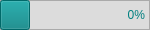
   <widget class="QFrame" name="cpudfrme">
    <property name="geometry">
     <rect>
      <x>5</x>
      <y>70</y>
      <width>150</width>
      <height>30</height>
     </rect>
    </property>
    <property name="sizePolicy">
     <sizepolicy hsizetype="Fixed" vsizetype="Fixed">
      <horstretch>0</horstretch>
      <verstretch>0</verstretch>
     </sizepolicy>
    </property>
    <property name="minimumSize">
     <size>
      <width>150</width>
      <height>30</height>
     </size>
    </property>
    <property name="maximumSize">
     <size>
      <width>150</width>
      <height>30</height>
     </size>
    </property>
    <property name="styleSheet">
     <string notr="true">background-color: #dcdcdc;</string>
    </property>
    <property name="frameShape">
     <enum>QFrame::StyledPanel</enum>
    </property>
    <property name="frameShadow">
     <enum>QFrame::Raised</enum>
    </property>
    <widget class="QPushButton" name="cpudbutn">
     <property name="enabled">
      <bool>false</bool>
     </property>
     <property name="geometry">
      <rect>
       <x>0</x>
       <y>0</y>
       <width>30</width>
       <height>30</height>
      </rect>
     </property>
     <property name="sizePolicy">
      <sizepolicy hsizetype="Fixed" vsizetype="Fixed">
       <horstretch>0</horstretch>
       <verstretch>0</verstretch>
      </sizepolicy>
     </property>
     <property name="minimumSize">
      <size>
       <width>30</width>
       <height>30</height>
      </size>
     </property>
     <property name="maximumSize">
      <size>
       <width>30</width>
       <height>30</height>
      </size>
     </property>
     <property name="styleSheet">
      <string notr="true">background-color: #008080;</string>
     </property>
     <property name="text">
      <string/>
     </property>
    </widget>
    <widget class="QLabel" name="cpudicon">
     <property name="geometry">
      <rect>
       <x>5</x>
       <y>5</y>
       <width>20</width>
       <height>20</height>
      </rect>
     </property>
     <property name="sizePolicy">
      <sizepolicy hsizetype="Fixed" vsizetype="Fixed">
       <horstretch>0</horstretch>
       <verstretch>0</verstretch>
      </sizepolicy>
     </property>
     <property name="minimumSize">
      <size>
       <width>20</width>
       <height>20</height>
      </size>
     </property>
     <property name="maximumSize">
      <size>
       <width>20</width>
       <height>20</height>
      </size>
     </property>
     <property name="styleSheet">
      <string notr="true">background-color: rgba(0,0,0,0);</string>
     </property>
     <property name="text">
      <string/>
     </property>
     <property name="pixmap">
      <pixmap resource="procwind.qrc">:/procwind/images/cpud.png</pixmap>
     </property>
     <property name="scaledContents">
      <bool>true</bool>
     </property>
     <property name="alignment">
      <set>Qt::AlignCenter</set>
     </property>
    </widget>
    <widget class="QLabel" name="cpudtext">
     <property name="geometry">
      <rect>
       <x>35</x>
       <y>5</y>
       <width>110</width>
       <height>20</height>
      </rect>
     </property>
     <property name="sizePolicy">
      <sizepolicy hsizetype="Fixed" vsizetype="Fixed">
       <horstretch>0</horstretch>
       <verstretch>0</verstretch>
      </sizepolicy>
     </property>
     <property name="minimumSize">
      <size>
       <width>110</width>
       <height>20</height>
      </size>
     </property>
     <property name="maximumSize">
      <size>
       <width>110</width>
       <height>20</height>
      </size>
     </property>
     <property name="styleSheet">
      <string notr="true">font: 15pt &quot;JetBrains Mono&quot;;
color: #008080;</string>
     </property>
     <property name="text">
      <string>0%</string>
     </property>
     <property name="alignment">
      <set>Qt::AlignRight|Qt::AlignTrailing|Qt::AlignVCenter</set>
     </property>
    </widget>
   </widget>
